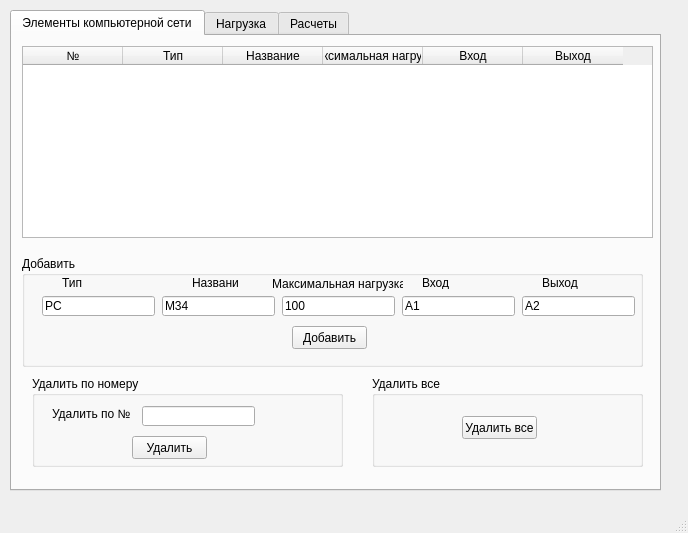
<?xml version="1.0" encoding="UTF-8"?>
<ui version="4.0">
 <class>MainWindow</class>
 <widget class="QMainWindow" name="MainWindow">
  <property name="geometry">
   <rect>
    <x>0</x>
    <y>0</y>
    <width>688</width>
    <height>533</height>
   </rect>
  </property>
  <property name="windowTitle">
   <string>CompNet</string>
  </property>
  <widget class="QWidget" name="centralwidget">
   <widget class="QTabWidget" name="tabWidget">
    <property name="geometry">
     <rect>
      <x>10</x>
      <y>10</y>
      <width>651</width>
      <height>481</height>
     </rect>
    </property>
    <property name="currentIndex">
     <number>0</number>
    </property>
    <widget class="QWidget" name="tab">
     <attribute name="title">
      <string>Элементы компьютерной сети</string>
     </attribute>
     <widget class="QGroupBox" name="groupBox">
      <property name="geometry">
       <rect>
        <x>10</x>
        <y>220</y>
        <width>621</width>
        <height>111</height>
       </rect>
      </property>
      <property name="title">
       <string>Добавить</string>
      </property>
      <widget class="QLineEdit" name="lineEdit">
       <property name="geometry">
        <rect>
         <x>20</x>
         <y>40</y>
         <width>113</width>
         <height>20</height>
        </rect>
       </property>
       <property name="text">
        <string>PC</string>
       </property>
      </widget>
      <widget class="QLabel" name="label">
       <property name="geometry">
        <rect>
         <x>40</x>
         <y>20</y>
         <width>47</width>
         <height>13</height>
        </rect>
       </property>
       <property name="text">
        <string>Тип</string>
       </property>
      </widget>
      <widget class="QLabel" name="label_2">
       <property name="geometry">
        <rect>
         <x>170</x>
         <y>20</y>
         <width>47</width>
         <height>13</height>
        </rect>
       </property>
       <property name="text">
        <string>Название</string>
       </property>
      </widget>
      <widget class="QLabel" name="label_3">
       <property name="geometry">
        <rect>
         <x>250</x>
         <y>20</y>
         <width>131</width>
         <height>16</height>
        </rect>
       </property>
       <property name="text">
        <string>Максимальная нагрузка</string>
       </property>
      </widget>
      <widget class="QLineEdit" name="lineEdit_2">
       <property name="geometry">
        <rect>
         <x>140</x>
         <y>40</y>
         <width>113</width>
         <height>20</height>
        </rect>
       </property>
       <property name="text">
        <string>M34</string>
       </property>
      </widget>
      <widget class="QLineEdit" name="lineEdit_3">
       <property name="geometry">
        <rect>
         <x>260</x>
         <y>40</y>
         <width>113</width>
         <height>20</height>
        </rect>
       </property>
       <property name="text">
        <string>100</string>
       </property>
      </widget>
      <widget class="QLineEdit" name="lineEdit_4">
       <property name="geometry">
        <rect>
         <x>380</x>
         <y>40</y>
         <width>113</width>
         <height>20</height>
        </rect>
       </property>
       <property name="text">
        <string>A1</string>
       </property>
      </widget>
      <widget class="QLineEdit" name="lineEdit_5">
       <property name="geometry">
        <rect>
         <x>500</x>
         <y>40</y>
         <width>113</width>
         <height>20</height>
        </rect>
       </property>
       <property name="text">
        <string>A2</string>
       </property>
      </widget>
      <widget class="QLabel" name="label_4">
       <property name="geometry">
        <rect>
         <x>400</x>
         <y>20</y>
         <width>47</width>
         <height>13</height>
        </rect>
       </property>
       <property name="text">
        <string>Вход</string>
       </property>
      </widget>
      <widget class="QLabel" name="label_5">
       <property name="geometry">
        <rect>
         <x>520</x>
         <y>20</y>
         <width>47</width>
         <height>13</height>
        </rect>
       </property>
       <property name="text">
        <string>Выход</string>
       </property>
      </widget>
      <widget class="QPushButton" name="pushButton">
       <property name="geometry">
        <rect>
         <x>270</x>
         <y>70</y>
         <width>75</width>
         <height>23</height>
        </rect>
       </property>
       <property name="text">
        <string>Добавить</string>
       </property>
      </widget>
     </widget>
     <widget class="QGroupBox" name="groupBox_2">
      <property name="geometry">
       <rect>
        <x>20</x>
        <y>340</y>
        <width>311</width>
        <height>91</height>
       </rect>
      </property>
      <property name="title">
       <string>Удалить по номеру</string>
      </property>
      <widget class="QLabel" name="label_6">
       <property name="geometry">
        <rect>
         <x>20</x>
         <y>30</y>
         <width>111</width>
         <height>16</height>
        </rect>
       </property>
       <property name="text">
        <string>Удалить по №</string>
       </property>
      </widget>
      <widget class="QLineEdit" name="lineEdit_6">
       <property name="geometry">
        <rect>
         <x>110</x>
         <y>30</y>
         <width>113</width>
         <height>20</height>
        </rect>
       </property>
      </widget>
      <widget class="QPushButton" name="pushButton_2">
       <property name="geometry">
        <rect>
         <x>100</x>
         <y>60</y>
         <width>75</width>
         <height>23</height>
        </rect>
       </property>
       <property name="text">
        <string>Удалить</string>
       </property>
      </widget>
     </widget>
     <widget class="QGroupBox" name="groupBox_3">
      <property name="geometry">
       <rect>
        <x>360</x>
        <y>340</y>
        <width>271</width>
        <height>91</height>
       </rect>
      </property>
      <property name="title">
       <string>Удалить все</string>
      </property>
      <widget class="QPushButton" name="pushButton_3">
       <property name="geometry">
        <rect>
         <x>90</x>
         <y>40</y>
         <width>75</width>
         <height>23</height>
        </rect>
       </property>
       <property name="text">
        <string>Удалить все</string>
       </property>
      </widget>
     </widget>
     <widget class="QTableWidget" name="tableWidget">
      <property name="geometry">
       <rect>
        <x>10</x>
        <y>10</y>
        <width>631</width>
        <height>192</height>
       </rect>
      </property>
      <column>
       <property name="text">
        <string>№</string>
       </property>
      </column>
      <column>
       <property name="text">
        <string>Тип</string>
       </property>
      </column>
      <column>
       <property name="text">
        <string>Название</string>
       </property>
      </column>
      <column>
       <property name="text">
        <string>Максимальная нагрузка</string>
       </property>
      </column>
      <column>
       <property name="text">
        <string>Вход</string>
       </property>
      </column>
      <column>
       <property name="text">
        <string>Выход</string>
       </property>
      </column>
     </widget>
    </widget>
    <widget class="QWidget" name="tab_3">
     <attribute name="title">
      <string>Нагрузка</string>
     </attribute>
     <widget class="QTableWidget" name="tableWidget_2">
      <property name="geometry">
       <rect>
        <x>10</x>
        <y>10</y>
        <width>631</width>
        <height>192</height>
       </rect>
      </property>
      <column>
       <property name="text">
        <string>№</string>
       </property>
      </column>
      <column>
       <property name="text">
        <string>Входной порт</string>
       </property>
      </column>
      <column>
       <property name="text">
        <string>Выходной порт</string>
       </property>
      </column>
      <column>
       <property name="text">
        <string>Максимальная нагрузка</string>
       </property>
      </column>
     </widget>
     <widget class="QGroupBox" name="groupBox_4">
      <property name="geometry">
       <rect>
        <x>30</x>
        <y>340</y>
        <width>311</width>
        <height>91</height>
       </rect>
      </property>
      <property name="title">
       <string>Удалить по номеру</string>
      </property>
      <widget class="QLabel" name="label_7">
       <property name="geometry">
        <rect>
         <x>20</x>
         <y>30</y>
         <width>111</width>
         <height>16</height>
        </rect>
       </property>
       <property name="text">
        <string>Удалить по №</string>
       </property>
      </widget>
      <widget class="QLineEdit" name="lineEdit_7">
       <property name="geometry">
        <rect>
         <x>110</x>
         <y>30</y>
         <width>113</width>
         <height>20</height>
        </rect>
       </property>
      </widget>
      <widget class="QPushButton" name="pushButton_4">
       <property name="geometry">
        <rect>
         <x>100</x>
         <y>60</y>
         <width>75</width>
         <height>23</height>
        </rect>
       </property>
       <property name="text">
        <string>Удалить</string>
       </property>
      </widget>
     </widget>
     <widget class="QGroupBox" name="groupBox_5">
      <property name="geometry">
       <rect>
        <x>20</x>
        <y>220</y>
        <width>621</width>
        <height>111</height>
       </rect>
      </property>
      <property name="title">
       <string>Добавить</string>
      </property>
      <widget class="QLineEdit" name="lineEdit_8">
       <property name="geometry">
        <rect>
         <x>20</x>
         <y>40</y>
         <width>113</width>
         <height>20</height>
        </rect>
       </property>
       <property name="text">
        <string>A0</string>
       </property>
      </widget>
      <widget class="QLabel" name="label_8">
       <property name="geometry">
        <rect>
         <x>40</x>
         <y>20</y>
         <width>81</width>
         <height>16</height>
        </rect>
       </property>
       <property name="text">
        <string>Входной порт</string>
       </property>
      </widget>
      <widget class="QLabel" name="label_9">
       <property name="geometry">
        <rect>
         <x>220</x>
         <y>20</y>
         <width>111</width>
         <height>16</height>
        </rect>
       </property>
       <property name="text">
        <string>Выходной порт</string>
       </property>
      </widget>
      <widget class="QLineEdit" name="lineEdit_9">
       <property name="geometry">
        <rect>
         <x>190</x>
         <y>40</y>
         <width>161</width>
         <height>20</height>
        </rect>
       </property>
       <property name="text">
        <string>А0</string>
       </property>
      </widget>
      <widget class="QLineEdit" name="lineEdit_12">
       <property name="geometry">
        <rect>
         <x>412</x>
         <y>40</y>
         <width>131</width>
         <height>20</height>
        </rect>
       </property>
       <property name="text">
        <string>500</string>
       </property>
      </widget>
      <widget class="QLabel" name="label_12">
       <property name="geometry">
        <rect>
         <x>410</x>
         <y>20</y>
         <width>131</width>
         <height>16</height>
        </rect>
       </property>
       <property name="text">
        <string>Максимальная нагрузка</string>
       </property>
      </widget>
      <widget class="QPushButton" name="pushButton_5">
       <property name="geometry">
        <rect>
         <x>270</x>
         <y>70</y>
         <width>75</width>
         <height>23</height>
        </rect>
       </property>
       <property name="text">
        <string>Добавить</string>
       </property>
      </widget>
     </widget>
     <widget class="QGroupBox" name="groupBox_6">
      <property name="geometry">
       <rect>
        <x>370</x>
        <y>340</y>
        <width>271</width>
        <height>91</height>
       </rect>
      </property>
      <property name="title">
       <string>Удалить все</string>
      </property>
      <widget class="QPushButton" name="pushButton_6">
       <property name="geometry">
        <rect>
         <x>90</x>
         <y>40</y>
         <width>75</width>
         <height>23</height>
        </rect>
       </property>
       <property name="text">
        <string>Удалить все</string>
       </property>
      </widget>
     </widget>
    </widget>
    <widget class="QWidget" name="tab_2">
     <attribute name="title">
      <string>Расчеты</string>
     </attribute>
     <widget class="QTableWidget" name="tableWidget_3">
      <property name="geometry">
       <rect>
        <x>0</x>
        <y>10</y>
        <width>631</width>
        <height>192</height>
       </rect>
      </property>
      <column>
       <property name="text">
        <string>Входной порт</string>
       </property>
      </column>
      <column>
       <property name="text">
        <string>Выходной порт</string>
       </property>
      </column>
      <column>
       <property name="text">
        <string>Максимальная нагрузка</string>
       </property>
      </column>
      <column>
       <property name="text">
        <string>Общая нагрузка на систему</string>
       </property>
      </column>
     </widget>
     <widget class="QPushButton" name="pushButton_7">
      <property name="geometry">
       <rect>
        <x>250</x>
        <y>220</y>
        <width>101</width>
        <height>41</height>
       </rect>
      </property>
      <property name="text">
       <string>Расчитать</string>
      </property>
     </widget>
     <widget class="QLabel" name="label_10">
      <property name="geometry">
       <rect>
        <x>10</x>
        <y>290</y>
        <width>261</width>
        <height>16</height>
       </rect>
      </property>
      <property name="text">
       <string>Оптимальная последовательность соединения</string>
      </property>
     </widget>
     <widget class="QLineEdit" name="lineEdit_10">
      <property name="geometry">
       <rect>
        <x>270</x>
        <y>290</y>
        <width>231</width>
        <height>61</height>
       </rect>
      </property>
     </widget>
     <widget class="QLabel" name="label_11">
      <property name="geometry">
       <rect>
        <x>110</x>
        <y>370</y>
        <width>131</width>
        <height>16</height>
       </rect>
      </property>
      <property name="text">
       <string>Максимальная нагрузка</string>
      </property>
     </widget>
     <widget class="QLineEdit" name="lineEdit_11">
      <property name="geometry">
       <rect>
        <x>270</x>
        <y>370</y>
        <width>191</width>
        <height>20</height>
       </rect>
      </property>
     </widget>
     <widget class="QLineEdit" name="lineEdit_13">
      <property name="geometry">
       <rect>
        <x>270</x>
        <y>410</y>
        <width>113</width>
        <height>20</height>
       </rect>
      </property>
     </widget>
     <widget class="QLabel" name="label_13">
      <property name="geometry">
       <rect>
        <x>120</x>
        <y>410</y>
        <width>111</width>
        <height>16</height>
       </rect>
      </property>
      <property name="text">
       <string>Уязвим к поражению</string>
      </property>
     </widget>
    </widget>
   </widget>
  </widget>
  <widget class="QMenuBar" name="menubar">
   <property name="geometry">
    <rect>
     <x>0</x>
     <y>0</y>
     <width>688</width>
     <height>21</height>
    </rect>
   </property>
  </widget>
  <widget class="QStatusBar" name="statusbar"/>
 </widget>
 <resources/>
 <connections/>
</ui>
